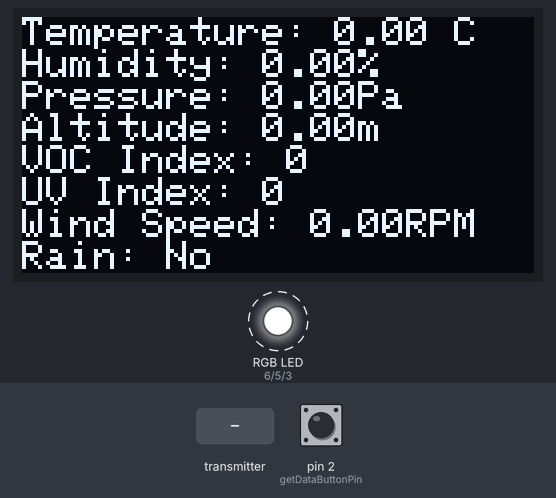
Bench run of a sketch on a simulated Arduino Uno, built with avr-gcc and run on an emulated ATmega328P. Parts: 128×64 one-colour display, an RGB LED mixed from three pins (HIGH = lit). Dashed ring = blinking. The inputs (shaded band) are chosen by the test bench; at power-on: pin 2 (getDataButtonPin) LOW. No radio packets arrive unless stated; what the sketch prints to the serial monitor is not drawn.

Above: at 5.46 s.
5.7 s: the transmitter starts sending rain = 0
At 6.95 s:
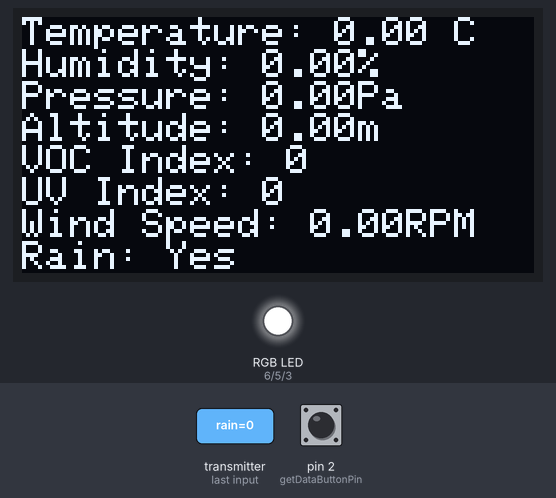
7.5 s: the transmitter starts sending temperature = 25
At 9.37 s:
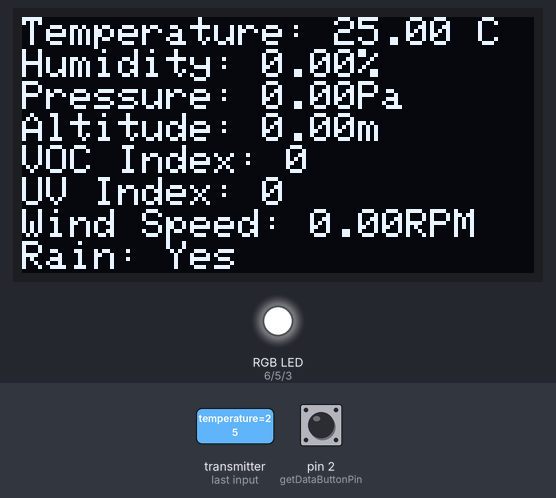
10.5 s: the transmitter starts sending humidity = 25
At 12.93 s:
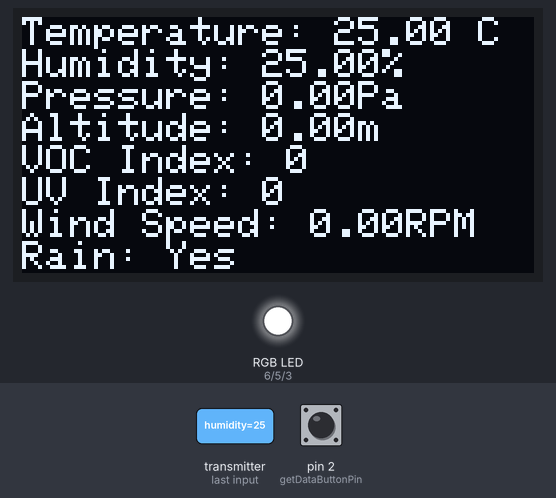
13.2 s: the transmitter starts sending pressure = 1
At 15.43 s:
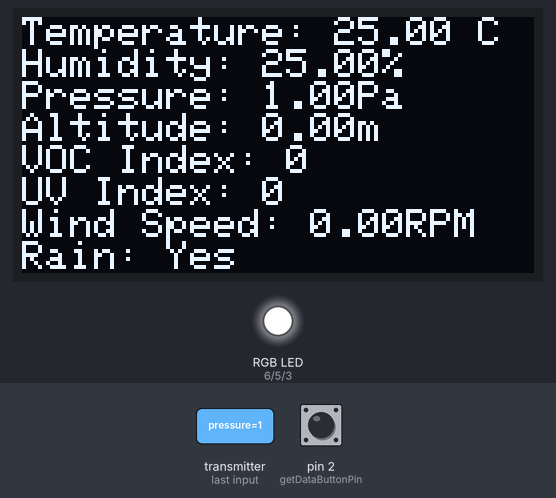
16.2 s: the transmitter starts sending altitude = 25
At 18.99 s:
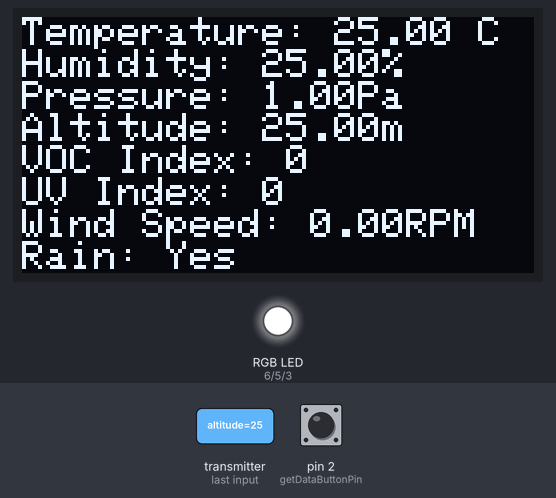
19.2 s: the transmitter starts sending rpm = 25
At 22.63 s:
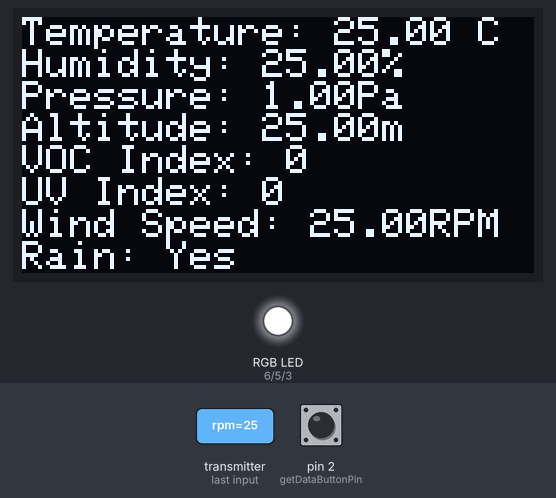
Timing chart, 0 to 23.2 s (numbered marks = the images above; inputs shaded):
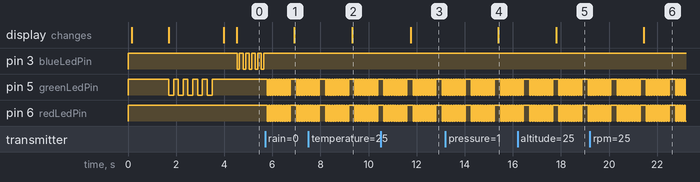

The sketch:

Experiment_8_Master_Receiver_SubTest.ino
```cpp
/*
Title: Weather Station Receiver Experiment 8
Programmer: Justin Lam
Date: 28/02/23
Description: Data logging experiment, master arduino that receives the data and sends in via I2C, with 2 buttons to control the OLED and transmission.
*/

#include <SPI.h>
#include <Wire.h>
#include <nRF24L01.h>
#include <RF24.h>
#include <Adafruit_GFX.h>
#include <Adafruit_SSD1306.h>

#define BLINK_COUNT 5
#define SCREEN_WIDTH 128
#define SCREEN_HEIGHT 64
#define OLED_RESET -1
#define OLED_ADDRESS 0x3D

const int getDataButtonPin = 2;
const int blueLedPin = 3; // RGB blue pin.
const int greenLedPin = 5; // RGB green pin.
const int redLedPin = 6; // RGB red pin.
const int CEPin = 7; // nRF24 chip enable pin.
const int CSNPin = 8; // nRF24 chip select pin.
const int OLEDPowerButtonPin = 19;
const byte address[2][6] = {"00001", "00002"}; // Define the address through which the radios will use to communicate.
int dataButtonState = 0;
int numRetry = 0;
bool isSuccess = false;
bool ackSuccess = false; // Acknowledgement status.
bool powerButtonState = true;

struct dataPacket {
  float temperature = 0.0;
  float humidity = 0.0;
  float pressure = 0.0;
  float altitude = 0.0;
  float rpm = 0.0;
  int indexVOC = 0;
  int indexUV = 0;
  int rain = 1;
};

struct buttonPacket {
  bool buttonState = false;
};

struct ackPacket {
  bool isAck = false;
};

RF24 radio(CEPin, CSNPin); // Declare and initialise the radio where CE and CSN are digital pins 7 and 8 respectively.
Adafruit_SSD1306 OLED(SCREEN_WIDTH, SCREEN_HEIGHT, &Wire, OLED_RESET); // Declare and initialise the SSD1306 setting I2C address 0x3D.
dataPacket data; // Declare the data struct named "data".
ackPacket received; // Declare and intitialise acknowledge struct named "received".
buttonPacket transmit;

void setup() {
  Serial.begin(9600); // Initialise serial communication.

  // Debug LED Initialisation
  pinMode(redLedPin, OUTPUT);
  pinMode(greenLedPin, OUTPUT);
  pinMode(blueLedPin, OUTPUT);
  digitalWrite(redLedPin, HIGH);
  digitalWrite(greenLedPin, HIGH);
  digitalWrite(blueLedPin, HIGH);

  #ifndef ESP8266
  while (!Serial) {
    blinkLEDDebug(255, 0, 0, 500, BLINK_COUNT);
  }
  #endif

  // SSD1306 Initialisation
  delay(100);

  if (!OLED.begin(SSD1306_SWITCHCAPVCC, OLED_ADDRESS)) {
    Serial.print("Error: SSD1306 not responding!");
    blinkLEDDebug(255, 0, 0, 500, BLINK_COUNT);
    LEDDebug(255, 0, 0, true);
    while(1);
  }
  else {
    OLED.clearDisplay();
    displayText(1, WHITE, 15, 28, "Initialising...");
    delay(1500);
  }

  if (!radio.begin()) {
    Serial.println("Error: nRF24 radio not responding!");
    Serial.println("Please check wiring...");
    displayText(1, WHITE, 0, 28, "nRF24 not responding!");
    blinkLEDDebug(255, 0, 0, 500, BLINK_COUNT);
    LEDDebug(255, 0, 0, true);
    while(1);
  }
  else {
    radio.openWritingPipe(address[1]);
    radio.openReadingPipe(1, address[0]);
    radio.setPALevel(RF24_PA_LOW);
    radio.enableAckPayload();
    //radio.writeAckPayload(1, &received, sizeof(ackPacket));
    Serial.println("nRF24 Initialised!");
    displayText(1, WHITE, 0, 28, "nRF24 Initialised!");
    blinkLEDDebug(0, 255, 0, 200, BLINK_COUNT);
    delay(250);
  }

  pinMode(getDataButtonPin, INPUT);
  pinMode(OLEDPowerButtonPin, INPUT);
  attachInterrupt(digitalPinToInterrupt(getDataButtonPin), getData, RISING);
  attachInterrupt(digitalPinToInterrupt(OLEDPowerButtonPin), pwrOLED, RISING);

  displayText(1, WHITE, 0, 26, "All Initialised!");
  delay(500);
}

void loop() {
  if (!powerButtonState) {
    OLED.clearDisplay();
    OLED.display();
  }
  else {
    displayData();
  }

  if (dataButtonState == 1) {
    transmit.buttonState = true;
    radio.stopListening();
    isSuccess = radio.write(&transmit, sizeof(buttonPacket));
    delay(50);
    dataButtonState = 0;
    numRetry = 0;
    radio.startListening();
    checkTransmission(isSuccess, numRetry);
    delay(50);
  }

  radio.startListening();
  delay(10);

  if (radio.available()) {
    radio.read(&data, sizeof(dataPacket));
    //LEDDebug(0, 0, 255, true);
    received.isAck = true;
    ackSuccess = radio.writeAckPayload(1, &received, sizeof(ackPacket));

    if (ackSuccess) {
      blinkLEDDebug(255, 255, 0, 50, 10);
      Serial.print("Temperature: ");
      Serial.print(data.temperature);
      Serial.print("C | Humidity: ");
      Serial.print(data.humidity);
      Serial.print("% | Pressure: ");
      Serial.print(data.pressure);
      Serial.print("Pa | Altitude: ");
      Serial.print(data.altitude);
      Serial.println("m");
      Serial.print("VOC Index: ");
      Serial.print(data.indexVOC);
      Serial.print(" | UV Index: ");
      Serial.print(data.indexUV);
      Serial.print(" | Wind Speed: ");
      Serial.print(data.rpm);
      Serial.print(" RPM | ");

      if (powerButtonState) {
        displayData();
        /*
        OLED.clearDisplay();
        OLED.setTextSize(1);
        OLED.setTextColor(WHITE);
        OLED.setCursor(0,0);
        OLED.print("Temperature: ");
        OLED.print(data.temperature);
        OLED.println(" C");
        OLED.print("Humidity: ");
        OLED.print(data.humidity);
        OLED.println('%');
        OLED.print("Pressure: ");
        OLED.print(data.pressure);
        OLED.println("Pa");
        OLED.print("Altitude: ");
        OLED.print(data.altitude);
        OLED.println('m');
        OLED.print("VOC Index: ");
        OLED.println(data.indexVOC);
        OLED.print("UV Index: ");
        OLED.println(data.indexUV);

        if (data.rain == 0) {
          OLED.println("Rain: Yes");
        }
        else {
          OLED.println("Rain: No");
        }

        OLED.display();
        */
      }

      /*
      OLED.clearDisplay();
      OLED.setTextSize(1);
      OLED.setTextColor(WHITE);
      OLED.setCursor(0,0);
      OLED.print("Temperature: ");
      OLED.print(data.temperature);
      OLED.println(" C");
      OLED.print("Humidity: ");
      OLED.print(data.humidity);
      OLED.println('%');
      OLED.print("Pressure: ");
      OLED.print(data.pressure);
      OLED.println("Pa");
      OLED.print("Altitude: ");
      OLED.print(data.altitude);
      OLED.println('m');
      OLED.print("VOC Index: ");
      OLED.println(data.indexVOC);
      OLED.print("UV Index: ");
      OLED.println(data.indexUV);
      */

      if (data.rain == 0) {
        Serial.println("Rain: Yes");
        //OLED.println("Rain: Yes");
      }
      else {
        Serial.println("Rain: No");
        //OLED.println("Rain: No");
      }

      //OLED.display();
      delay(50);
    }
    else {
      Serial.println("Error: Payload acknowledgement failed!");
      blinkLEDDebug(255, 0, 0, 100, BLINK_COUNT);
    }

    received.isAck = false;
  }
  else {
    blinkLEDDebug(0, 0, 255, 100, 1);
  }
}

void LEDDebug(int red, int green, int blue, bool status) {
  int redVal = 255 - red;
  int greenVal = 255 - green;
  int blueVal = 255 - blue;

  if (status) {
    analogWrite(redLedPin, redVal);
    analogWrite(greenLedPin, greenVal);
    analogWrite(blueLedPin, blueVal);
  }
  else {
    digitalWrite(redLedPin, HIGH);
    digitalWrite(greenLedPin, HIGH);
    digitalWrite(blueLedPin, HIGH);
  }
}

void blinkLEDDebug(int red, int green, int blue, int time, int count) {
  int redVal = 255 - red;
  int greenVal = 255 - green;
  int blueVal = 255 - blue;

  for (int i = 0; i < count; i++) {
    analogWrite(redLedPin, redVal);
    analogWrite(greenLedPin, greenVal);
    analogWrite(blueLedPin, blueVal);
    delay(time);
    digitalWrite(redLedPin, HIGH);
    digitalWrite(greenLedPin, HIGH);
    digitalWrite(blueLedPin, HIGH);
    delay(time);
  }
}

void displayText(uint8_t size, uint16_t colour, uint16_t x, uint16_t y, String text) {
  OLED.clearDisplay();
  OLED.setTextColor(colour);
  OLED.setTextSize(size);
  OLED.setCursor(x, y);
  OLED.println(text);
  OLED.display();
}

void displayData() {
  OLED.clearDisplay();
  OLED.setTextSize(1);
  OLED.setTextColor(WHITE);
  OLED.setCursor(0,0);
  OLED.print("Temperature: ");
  OLED.print(data.temperature);
  OLED.println(" C");
  OLED.print("Humidity: ");
  OLED.print(data.humidity);
  OLED.println('%');
  OLED.print("Pressure: ");
  OLED.print(data.pressure);
  OLED.println("Pa");
  OLED.print("Altitude: ");
  OLED.print(data.altitude);
  OLED.println('m');
  OLED.print("VOC Index: ");
  OLED.println(data.indexVOC);
  OLED.print("UV Index: ");
  OLED.println(data.indexUV);
  OLED.print("Wind Speed: ");
  OLED.print(data.rpm);
  OLED.println("RPM");
  OLED.print("Rain: ");

  if (data.rain == 0) {
    OLED.println("Yes");
  }
  else {
    OLED.println("No");
  }

  OLED.display();
}

void getData() {
  dataButtonState = 1;
}

void pwrOLED() {
  powerButtonState = !powerButtonState;
}

void checkTransmission(bool status, int retry) {
  LEDDebug(0, 255, 0, false);
  delay(250);

  if (status) {
    if (radio.isAckPayloadAvailable()) {
      radio.read(&received, sizeof(ackPacket));
    }

    if (received.isAck) {
      status = true;
      Serial.println("Request was receieved by the transmitter!");
    }
    else {
      status = false;
      Serial.println("Request was not received by the transmitter!");
    }
  }
  else if (!status && retry < 5) {
    LEDDebug(255, 0, 0, true);
    Serial.println("Request failed, retrying...");
    Serial.println(retry);
    LEDDebug(0, 255, 0, true);
    status = radio.write(&transmit, sizeof(buttonPacket));
    LEDDebug(0, 255, 0, false);
    checkTransmission(status, retry + 1);
  }
  else if (retry == 5) {
    Serial.println("Error: Request failed, check transmitter!");
  }
}
```

Measured:
- after the input at 5.7 s, pin 3 (blueLedPin): stops changing and stays HIGH; pin 5 (greenLedPin), pin 6 (redLedPin): goes 9 × (LOW 0.05 s, HIGH 0.05 s), LOW 0.05 s, HIGH 0.26 s, 4 × (LOW 0.05 s, HIGH 0.05 s), LOW 0.05 s, then HIGH, starting after 0.10 s; the display: changes after 1.2 s (image 1)
- after the input at 7.5 s, the display: changes after 1.8 s (image 2)
- after the input at 10.5 s, the display: changes after 1.2 s (image 3)
- after the input at 13.2 s, the display: changes after 2.2 s (image 4)
- after the input at 16.2 s, the display: changes after 1.6 s (image 5)
- after the input at 19.2 s, the display: changes after 2.3 s (image 6)
- by itself, pin 3 (blueLedPin): alternates HIGH for 0.15 s and LOW for 0.10 s
